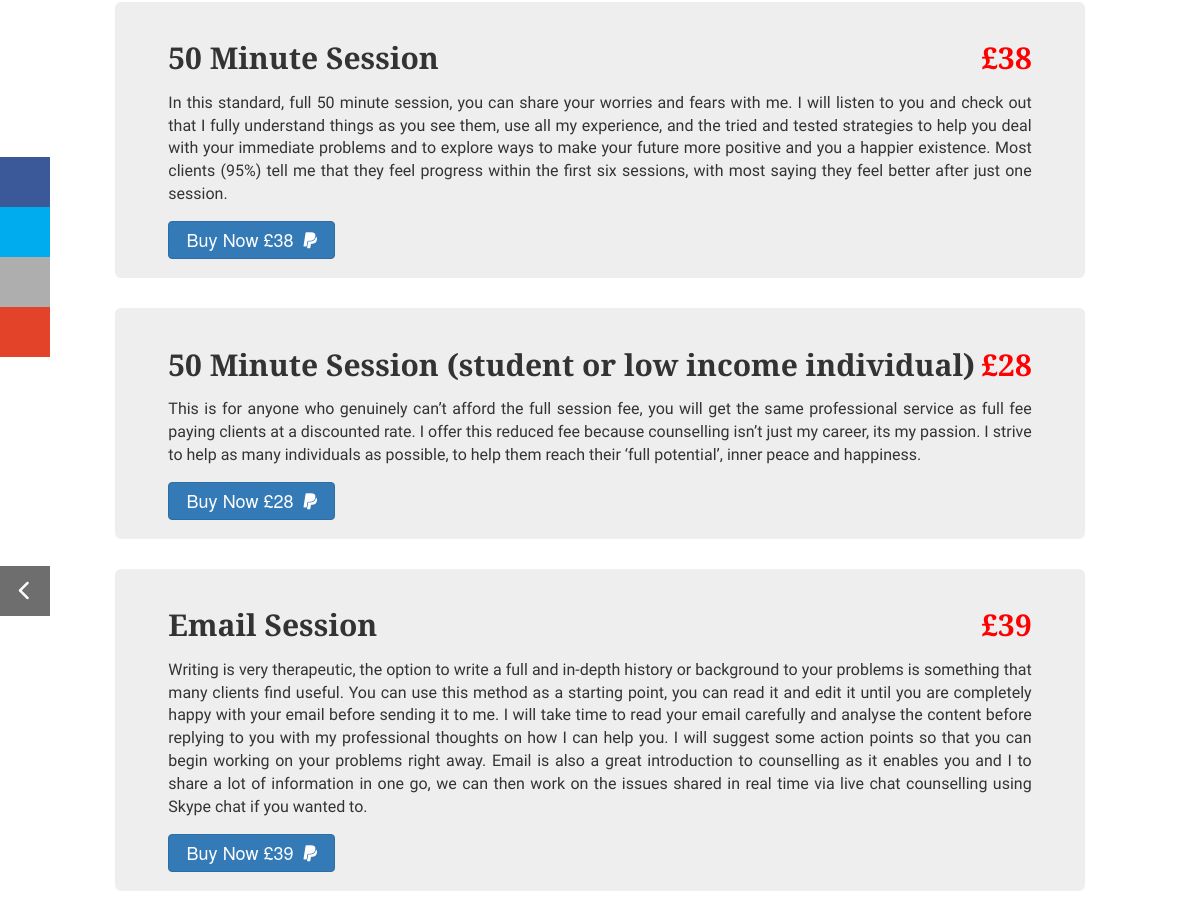
Before: /fees.php (middle part) with the older database file.
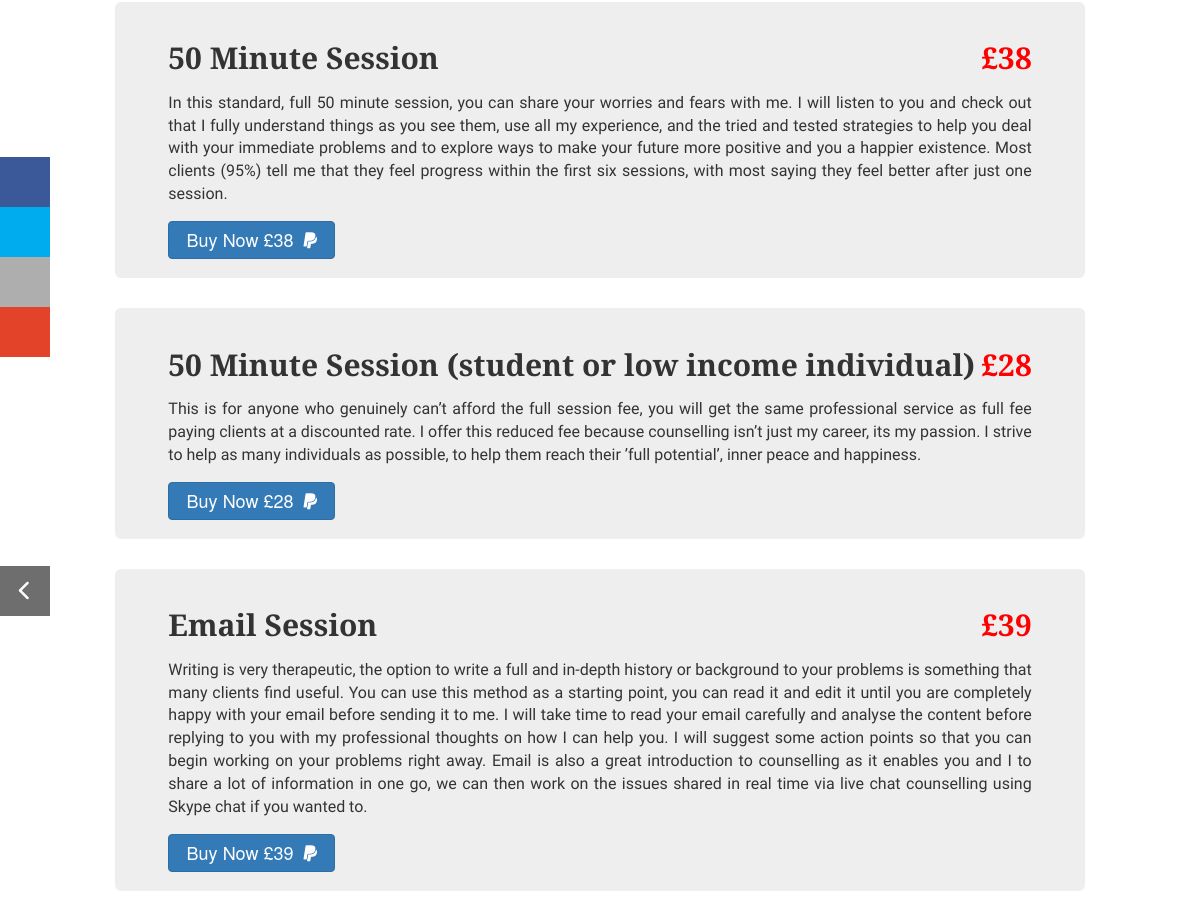
After: the same page with the newer database file.
### tables this page shows
CREATE TABLE IF NOT EXISTS `tbl_product_detail` (
  `product_id` int(11) NOT NULL AUTO_INCREMENT,
  `item_number` varchar(255) NOT NULL,
  `product_name` varchar(255) NOT NULL,
  `product_price` int(11) NOT NULL,
  `product_currency` varchar(255) NOT NULL,
  `product_dec` text NOT NULL,
  PRIMARY KEY (`product_id`)
);

### include/function.php (called while the page is built, shortened)
<?php
function Select_All_Records($table_name) {
    global $conn;
    $sql = "select * from $table_name";
    try {
        $stmt = $conn->query($sql);
        return $stmt;
    } catch (PDOException $e) {
        print $e->getMessage();
    }
}
?>

### fees.php (the view, shortened to what this page needs)
<?php
include('include/function.php');
?>
<!DOCTYPE html>
<html lang="en">
	<head>
	<link rel="stylesheet" href="CSS/bootstrap.min.css">
	<link href="CSS/styles.css" rel="stylesheet">
	<link href="CSS/social-styles.css" rel="stylesheet">
	</head>
	<body>
				<section class="row fees">
					<section class="col-sm-12 col-md-10 col-md-offset-1">
						<?php $query = Select_All_Records('tbl_product_detail');
						$query->setFetchMode(PDO::FETCH_ASSOC);
							while ($result = $query->fetch())
							{
									$pname = $result['product_name'];
									$pprice = $result['product_price'];
									$description = explode('#@#', $result['product_dec']);?>
									<form action = "process.php" method = "post">
										<section id = "product_content">
											<ul><?php
												foreach ($description as $value) { ?>
													<section class='jumbotron'>
													<h2><?php echo $pname?> <b class="price pull-right"><?php echo "£" . $pprice ?></b></h2>
													<p><?php echo $value?></p>
													<button type="submit" class="btn btn-primary" name="submit"><?php echo "Buy Now £". $result['product_price'];?>&nbsp;&nbsp;<i class="fa fa-paypal"></i></button>
												<?php } ?>
											</ul>
												</section>
									</form>
						<?php
							}
						?>
					</section>
				</section>
			</section>
	</body>
</html>

### CSS/styles.css (style rules this page uses)
html { height: 100%; box-sizing: border-box; background:url(../Images/back.jpg) center center no-repeat; background-size:cover; background-attachment:fixed; }
body { background:rgba(62, 96, 111, 0.5); margin:0; padding:50px 0 60px 0; position: relative; min-height: 100%; }
.btn { outline:none; }
.fees { background:white; padding:3% 0; }
.fees .price { color:red; }
.fees .jumbotron { padding: 2% 5.5%; overflow:hidden; }
.fees .jumbotron h2 { font-family: 'Libre Baskerville', serif; font-weight:bold; font-size:3rem; }
.fees .jumbotron p { margin-top:2%; font-family:'Raleway', sans-serif; font-size:1.6rem; text-align:justify; }
.fees ul { margin:0; padding:0; }
.fees .btn-primary { font-size:1.8rem; padding: 0.6% 2%; }

### CSS/social-styles.css (style rules this page uses)
#hide { left: 0; position: fixed; top: 60.68%; z-index:3; list-style:none; border:none; background:#6e6e6e; color:white; padding:0; width:50px; height:50px; font-size:2rem; transition: width ease-in 0.15s; }
#hide, #hide.active, #hide.focus { outline:none; }
[class^="entypo-"]:before { font-family: 'entypo', sans-serif; }
#social-sidebar { left: 0; position: fixed; top: 39.5%; margin:0; z-index:3; list-style:none; padding:0; }
#social-sidebar li:first-child a { border-top-right-radius: 0; }
#social-sidebar li:last-child a { border-bottom-right-radius: 0; }
#social-sidebar a { color: #fff; text-decoration: none; display: block; height: 50px; width: 50px; font-size: 24px; line-height: 50px; position: relative; text-align: center; cursor: pointer; transition: width ease-in 0.15s; }
.entypo-twitter { background: #00aced; }
.entypo-facebook { background: #3B5998 }
.entypo-print { background: #AEAEAE; }
.entypo-mail { background: #E34429; }

Changed rows visible on the page:
changed tbl_product_detail "50 Minute Session (student or low income individual)": product_dec "…help them reach their ‘full potential’, inner peace and…" → "…help them reach their ’full potential’, inner peace and…"
